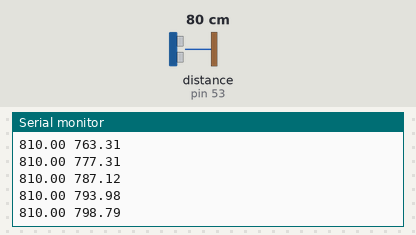
Recording of a sketch running on a simulated Arduino Mega 2560, built with avr-gcc and run on an emulated ATmega2560. Parts: the last lines printed to the serial monitor. The inputs (shaded band) are chosen by the test bench; at power-on: distance to the obstacle (sensor on pin 53) 80 cm.

Above: at 1.2 s.
1.3 s: distance to the obstacle (sensor on pin 53) set to 2 cm
At 1.39 s:
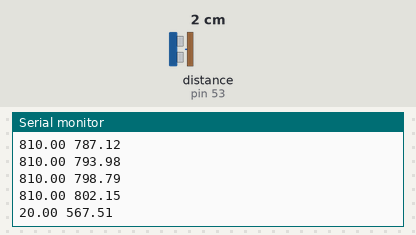
2.8 s: distance to the obstacle (sensor on pin 53) set to 4 cm
At 2.81 s:
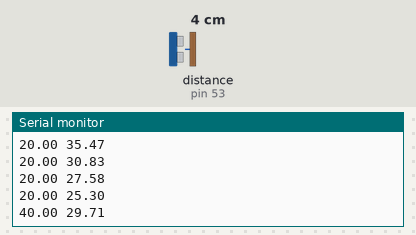
Timing chart, 0 to 5.8 s (numbered marks = the images above; inputs shaded):
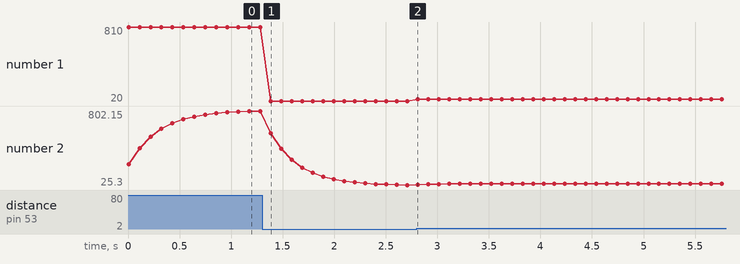

Measured:
- after the input at 1.3 s, the serial monitor: prints a new line after 0.08 s (image 1)
- after the input at 2.8 s, the serial monitor: prints a new line at once (image 2)
- plotted number 1: 810 → 20 after the input at 1.3 s, 20 → 40 after the input at 2.8 s
- plotted number 2: 802.15 → 25.3 after the input at 1.3 s, 25.3 → 40 after the input at 2.8 s

The sketch:

Arduino.average.0.7.ino
```cpp
#include <NewPing.h>
NewPing sensor(52,53,350);
#define k 0.7

float Sonar_distance=0;

void read_sonar_sensor(void){ //초음파센서 측정
    Sonar_distance = sensor.ping_cm()*10.0;
    if(Sonar_distance == 0){Sonar_distance = 350 * 10.0;}
  }

float old_average=0;
float new_average=0;

 void nomal_average (float a,float K){
    new_average=(old_average*K)+(a*(1-K));
    old_average=new_average;
  } //  이때 K는 가급적 0.4이상 1미만으로 한다.

void setup() {
  // put your setup code here, to run once:
Serial.begin(115200);
}

void loop() {
  // put your main code here, to run repeatedly:
  read_sonar_sensor();
  nomal_average(Sonar_distance,k);
  Serial.print(Sonar_distance);
  Serial.print(" ");
  Serial.println(new_average);
  delay(100);
}
```

main.1.c
```cpp
#include <stdio.h>

float old_average=0;
float new_average=0;

 void nomal_average (float a,float K){
    new_average=(old_average*K)+(a*(1-K));
    old_average=new_average;
  } //  이때 K는 가급적 0.4이상 1미만으로 한다.

int main(void){
	float b=0;
	float K=0.7;

	while(1){
		printf("값을 넣으세요 : ");
		scanf("%f",&b);
		nomal_average(b,K);
		printf("%f \n",new_average);
	}
}
```
